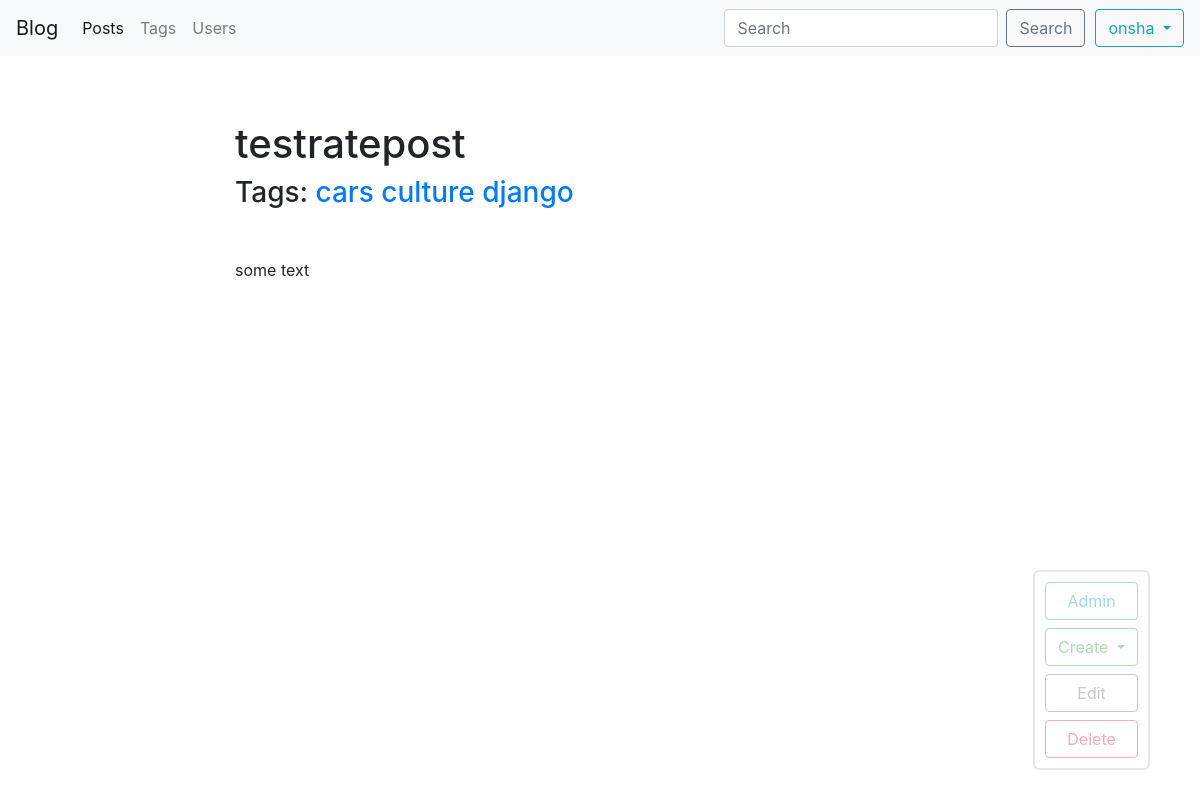
Page /blog/post/testratepost-1538836326/ (signed in) on the committed database.
### blog/models.py (models this page shows, shortened)
class Post(models.Model):
    title = models.CharField(max_length=150, db_index=True)
    slug = models.SlugField(max_length=150, unique=True, blank=True)
    body = models.TextField(blank=True, db_index=True)
    date_pub = models.DateTimeField(auto_now_add=True)
    tags = models.ManyToManyField('Tag', blank=True, related_name='posts')
    author = models.ForeignKey(BlogUser, on_delete=models.CASCADE, related_name='author', null=True, default=None)
    rating = models.IntegerField(default=0, blank=True)
    voted_users = models.ManyToManyField(BlogUser, blank=True, default=None, related_name='voted_users')
    def get_update_url(self):
        return reverse('post_update_url', kwargs={'slug': self.slug})
    def get_delete_url(self):
        return reverse('post_delete_url', kwargs={'slug': self.slug})
    class Meta:
        ordering = ['-date_pub']

class Tag(models.Model):
    title = models.CharField(max_length=50)
    slug = models.SlugField(max_length=50, unique=True)
    def __str__(self):
        return '{}'.format(self.title)
    def get_absolute_url(self):
        return reverse('tag_detail_url', kwargs={'slug': self.slug})
    class Meta:
        ordering = ['title']

### blog/views.py (the view, shortened to what this page needs)
# urls.py: path('post/<str:slug>/', PostDetail.as_view(), name='post_detail_url'),
class PostDetail(ObjectDetailMixin, View):
    model = Post
    template = 'blog/post_detail.html'

### blog/utils.py (called while the page is built)
    def get(self, request, slug):
        obj = get_object_or_404(self.model, slug__iexact=slug)
        context = {self.model.__name__.lower(): obj,
                   'admin_object': obj,
                   'user_username': request.user.username,
                   'detail': True, }
        if self.model == Post:
            context['author_username'] = obj.author.username
            try:
                obj.voted_users.get(username=request.user.username)
                context['voted'] = True
            except blog.models.BlogUser.DoesNotExist:
                context['voted'] = False
        return render(request, self.template, context=context)

### blog/templates/blog/post_detail.html (shortened to what this page needs)
{% extends 'blog/base_blog.html' %}
{% block content %}
<h1 class="mt-5">
    {{ post.title }}
</h1>
<h3 class="mb-5"> Tags:
    {% for tag in post.tags.all %}
    <a href="{{ tag.get_absolute_url }}">{{ tag }}</a>
    {% endfor %}
</h3>
<p>
    {{ post.body }}
</p>
{% endblock %}

### templates/base.html (shortened to what this page needs)
{% load static %}
<!DOCTYPE html>
<html lang="en">
<head>
    <link rel="stylesheet" href="https://stackpath.bootstrapcdn.com/bootstrap/4.1.3/css/bootstrap.min.css"
>
    <link rel="stylesheet" href="https://cdnjs.cloudflare.com/ajax/libs/font-awesome/4.7.0/css/font-awesome.min.css">
    <link rel="stylesheet" href="{% static 'css/styles.css' %}">
</head>
<body>
<nav class="navbar navbar-expand-lg navbar-light bg-light">
    <a class="navbar-brand" href="#">Blog</a>
    <div class="collapse navbar-collapse" id="navbarSupportedContent">
        <ul class="navbar-nav mr-auto">
            <li class="nav-item active">
                <a class="nav-link" href="{% url 'posts_list_url' %}">Posts</a>
            </li>
            <li class="nav-item">
                <a class="nav-link" href="{% url 'tags_list_url' %}">Tags</a>
            </li>
            <li class="nav-item">
                <a class="nav-link" href="{% url 'users_list_url' %}">Users</a>
            </li>
        </ul>
        {% if request.user.is_authenticated %}
        <form class="form-inline my-2 my-lg-0" action="{% url 'posts_list_url'%}">
            <input class="form-control mr-sm-2" type="search" placeholder="Search" aria-label="Search" name="search">
            <button class="btn btn-outline-secondary my-2 my-sm-0" type="submit">Search</button>
        </form>
        <div class="dropdown" style="margin-left:10px;">
            <button class="btn btn-outline-info dropdown-toggle " type="button" id="dropdownMenu2"
                    data-toggle="dropdown"
                    aria-haspopup="true" aria-expanded="false">
                {{ request.user.username}}
            </button>
        </div>
            {% else %}
            <a href=" {% url 'user_sign_up_url' %} " class="btn btn-outline-secondary" role="button"
            >Sign up</a>
            <a href=" {% url 'user_sign_in_url' %} " class="btn btn-outline-secondary" style="margin-left: 10px;" role="button"
            >Sign in</a>
            {% endif %}
    </div>
</nav>
<div class="container mt-3">
    <div class="row">
        <div class="col-8 offset-md-2">
            {% block content %}{% endblock %}
        </div>
    </div>
</div>
{% if request.user.is_authenticated %}
<div class="admin-panel align-items-center">
    {% if request.user.is_staff %}
    <a href="/admin/" class="btn btn-outline-info ">Admin</a>
    {% endif %}
    {% block admin-panel %}
    {% endblock %}
</div>
{% endif %}
</body>
</html>

### static/css/styles.css (style rules this page uses)
.admin-panel { padding:10px; border: 2px solid silver; border-radius: 6px; position: fixed; right: 50px; bottom: 30px; opacity: 0.4; }
.admin-panel a { display: block; }
.dropdown { margin-left:10px; }

### rows in the picture
Post: title "testratepost", body "some text"
Tag: title "cars"
Tag: title "culture"
Tag: title "django"

### other values in the picture
{{ request.user.username }} "onsha"
